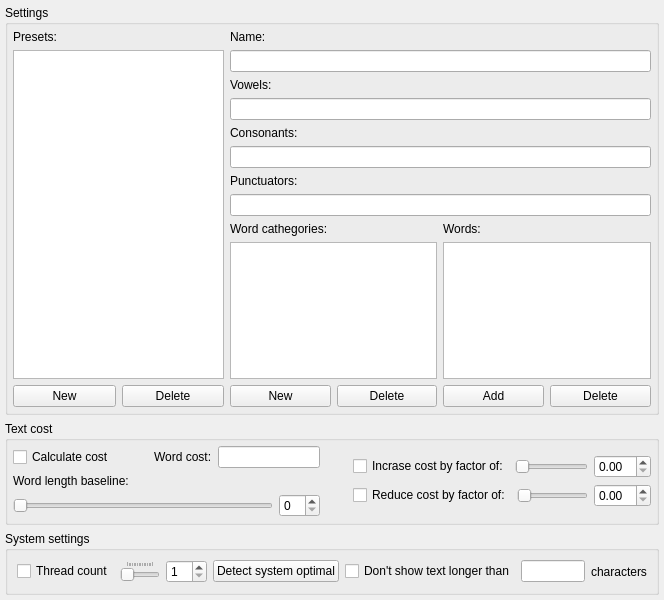
<?xml version="1.0" encoding="UTF-8"?>
<ui version="4.0">
 <class>SettingsForm</class>
 <widget class="QWidget" name="SettingsForm">
  <property name="geometry">
   <rect>
    <x>0</x>
    <y>0</y>
    <width>664</width>
    <height>600</height>
   </rect>
  </property>
  <property name="sizePolicy">
   <sizepolicy hsizetype="Preferred" vsizetype="Preferred">
    <horstretch>0</horstretch>
    <verstretch>0</verstretch>
   </sizepolicy>
  </property>
  <property name="minimumSize">
   <size>
    <width>664</width>
    <height>600</height>
   </size>
  </property>
  <property name="maximumSize">
   <size>
    <width>13132132</width>
    <height>4654654</height>
   </size>
  </property>
  <property name="windowTitle">
   <string>Form</string>
  </property>
  <layout class="QVBoxLayout" name="verticalLayout">
   <property name="margin">
    <number>5</number>
   </property>
   <item>
    <widget class="QGroupBox" name="groupBox_2">
     <property name="title">
      <string>Settings</string>
     </property>
     <layout class="QHBoxLayout" name="horizontalLayout_6" stretch="1,2">
      <property name="margin">
       <number>5</number>
      </property>
      <item>
       <layout class="QVBoxLayout" name="verticalLayout_3">
        <item>
         <widget class="QLabel" name="label_7">
          <property name="text">
           <string>Presets:</string>
          </property>
         </widget>
        </item>
        <item>
         <widget class="QListView" name="listView"/>
        </item>
        <item>
         <layout class="QHBoxLayout" name="horizontalLayout_2">
          <item>
           <widget class="QPushButton" name="btnNewSetting">
            <property name="text">
             <string>New</string>
            </property>
           </widget>
          </item>
          <item>
           <widget class="QPushButton" name="btnDeleteSetting">
            <property name="text">
             <string>Delete</string>
            </property>
           </widget>
          </item>
         </layout>
        </item>
       </layout>
      </item>
      <item>
       <layout class="QVBoxLayout" name="verticalLayout_6">
        <item>
         <layout class="QVBoxLayout" name="verticalLayout_2">
          <item>
           <widget class="QLabel" name="label">
            <property name="text">
             <string>Name:</string>
            </property>
           </widget>
          </item>
          <item>
           <widget class="QLineEdit" name="lineEdit"/>
          </item>
          <item>
           <widget class="QLabel" name="label_2">
            <property name="text">
             <string>Vowels:</string>
            </property>
           </widget>
          </item>
          <item>
           <widget class="QLineEdit" name="lineEdit_2"/>
          </item>
          <item>
           <widget class="QLabel" name="label_3">
            <property name="text">
             <string>Consonants:</string>
            </property>
           </widget>
          </item>
          <item>
           <widget class="QLineEdit" name="lineEdit_3"/>
          </item>
          <item>
           <widget class="QLabel" name="label_4">
            <property name="text">
             <string>Punctuators:</string>
            </property>
           </widget>
          </item>
          <item>
           <widget class="QLineEdit" name="lineEdit_4"/>
          </item>
         </layout>
        </item>
        <item>
         <layout class="QHBoxLayout" name="horizontalLayout_5">
          <item>
           <layout class="QVBoxLayout" name="verticalLayout_5">
            <item>
             <widget class="QLabel" name="label_5">
              <property name="text">
               <string>Word cathegories:</string>
              </property>
             </widget>
            </item>
            <item>
             <widget class="QListView" name="listView_3"/>
            </item>
            <item>
             <layout class="QHBoxLayout" name="horizontalLayout_4">
              <item>
               <widget class="QPushButton" name="btnNewCathegory">
                <property name="text">
                 <string>New</string>
                </property>
               </widget>
              </item>
              <item>
               <widget class="QPushButton" name="btnDeleteCathegory">
                <property name="text">
                 <string>Delete</string>
                </property>
               </widget>
              </item>
             </layout>
            </item>
           </layout>
          </item>
          <item>
           <layout class="QVBoxLayout" name="verticalLayout_4">
            <item>
             <widget class="QLabel" name="label_6">
              <property name="text">
               <string>Words:</string>
              </property>
             </widget>
            </item>
            <item>
             <widget class="QListView" name="listView_2"/>
            </item>
            <item>
             <layout class="QHBoxLayout" name="horizontalLayout_3">
              <item>
               <widget class="QPushButton" name="btnAddWord">
                <property name="text">
                 <string>Add</string>
                </property>
               </widget>
              </item>
              <item>
               <widget class="QPushButton" name="btnDeleteWord">
                <property name="text">
                 <string>Delete</string>
                </property>
               </widget>
              </item>
             </layout>
            </item>
           </layout>
          </item>
         </layout>
        </item>
       </layout>
      </item>
     </layout>
    </widget>
   </item>
   <item>
    <widget class="QGroupBox" name="groupBox_3">
     <property name="title">
      <string>Text cost</string>
     </property>
     <layout class="QHBoxLayout" name="horizontalLayout">
      <property name="margin">
       <number>5</number>
      </property>
      <item>
       <layout class="QVBoxLayout" name="verticalLayout_10">
        <item>
         <layout class="QHBoxLayout" name="horizontalLayout_8">
          <item>
           <widget class="QCheckBox" name="checkBox">
            <property name="text">
             <string>Calculate cost</string>
            </property>
           </widget>
          </item>
          <item>
           <spacer name="horizontalSpacer">
            <property name="orientation">
             <enum>Qt::Horizontal</enum>
            </property>
            <property name="sizeHint" stdset="0">
             <size>
              <width>40</width>
              <height>20</height>
             </size>
            </property>
           </spacer>
          </item>
          <item>
           <widget class="QLabel" name="label_8">
            <property name="text">
             <string>Word cost:</string>
            </property>
           </widget>
          </item>
          <item>
           <widget class="QLineEdit" name="lineEdit_5"/>
          </item>
         </layout>
        </item>
        <item>
         <widget class="QLabel" name="label_9">
          <property name="text">
           <string>Word length baseline:</string>
          </property>
         </widget>
        </item>
        <item>
         <layout class="QHBoxLayout" name="horizontalLayout_11">
          <item>
           <widget class="QSlider" name="horizontalSlider_3">
            <property name="orientation">
             <enum>Qt::Horizontal</enum>
            </property>
           </widget>
          </item>
          <item>
           <widget class="QSpinBox" name="spinBox_2"/>
          </item>
         </layout>
        </item>
       </layout>
      </item>
      <item>
       <spacer name="horizontalSpacer_3">
        <property name="orientation">
         <enum>Qt::Horizontal</enum>
        </property>
        <property name="sizeHint" stdset="0">
         <size>
          <width>40</width>
          <height>20</height>
         </size>
        </property>
       </spacer>
      </item>
      <item>
       <layout class="QVBoxLayout" name="verticalLayout_11">
        <item>
         <layout class="QVBoxLayout" name="verticalLayout_8">
          <item>
           <layout class="QHBoxLayout" name="horizontalLayout_13">
            <item>
             <widget class="QCheckBox" name="checkBox_3">
              <property name="text">
               <string>Incrase cost by factor of:</string>
              </property>
             </widget>
            </item>
            <item>
             <widget class="QSlider" name="horizontalSlider_2">
              <property name="orientation">
               <enum>Qt::Horizontal</enum>
              </property>
             </widget>
            </item>
            <item>
             <widget class="QDoubleSpinBox" name="doubleSpinBox_2"/>
            </item>
           </layout>
          </item>
          <item>
           <layout class="QHBoxLayout" name="horizontalLayout_12">
            <item>
             <widget class="QCheckBox" name="checkBox_2">
              <property name="text">
               <string>Reduce cost by factor of:</string>
              </property>
             </widget>
            </item>
            <item>
             <widget class="QSlider" name="horizontalSlider">
              <property name="orientation">
               <enum>Qt::Horizontal</enum>
              </property>
             </widget>
            </item>
            <item>
             <widget class="QDoubleSpinBox" name="doubleSpinBox"/>
            </item>
           </layout>
          </item>
         </layout>
        </item>
       </layout>
      </item>
     </layout>
    </widget>
   </item>
   <item>
    <widget class="QGroupBox" name="groupBox">
     <property name="title">
      <string>System settings</string>
     </property>
     <layout class="QVBoxLayout" name="verticalLayout_7">
      <item>
       <layout class="QHBoxLayout" name="horizontalLayout_7">
        <item>
         <widget class="QCheckBox" name="chkUseMultiThread">
          <property name="text">
           <string>Thread count</string>
          </property>
         </widget>
        </item>
        <item>
         <widget class="QSlider" name="sliderThreadCount">
          <property name="minimum">
           <number>1</number>
          </property>
          <property name="maximum">
           <number>16</number>
          </property>
          <property name="orientation">
           <enum>Qt::Horizontal</enum>
          </property>
          <property name="tickPosition">
           <enum>QSlider::TicksAbove</enum>
          </property>
          <property name="tickInterval">
           <number>1</number>
          </property>
         </widget>
        </item>
        <item>
         <widget class="QSpinBox" name="spinBox">
          <property name="minimum">
           <number>1</number>
          </property>
          <property name="maximum">
           <number>16</number>
          </property>
         </widget>
        </item>
        <item>
         <widget class="QPushButton" name="btnDetectThreads">
          <property name="text">
           <string>Detect system optimal</string>
          </property>
         </widget>
        </item>
        <item>
         <spacer name="horizontalSpacer_2">
          <property name="orientation">
           <enum>Qt::Horizontal</enum>
          </property>
          <property name="sizeHint" stdset="0">
           <size>
            <width>40</width>
            <height>20</height>
           </size>
          </property>
         </spacer>
        </item>
        <item>
         <widget class="QCheckBox" name="checkBox_4">
          <property name="text">
           <string>Don't show text longer than</string>
          </property>
         </widget>
        </item>
        <item>
         <widget class="QLineEdit" name="lineEdit_6"/>
        </item>
        <item>
         <widget class="QLabel" name="label_10">
          <property name="text">
           <string>characters</string>
          </property>
         </widget>
        </item>
       </layout>
      </item>
     </layout>
    </widget>
   </item>
   <item>
    <spacer name="verticalSpacer_3">
     <property name="orientation">
      <enum>Qt::Vertical</enum>
     </property>
     <property name="sizeHint" stdset="0">
      <size>
       <width>20</width>
       <height>40</height>
      </size>
     </property>
    </spacer>
   </item>
  </layout>
 </widget>
 <resources/>
 <connections/>
</ui>
